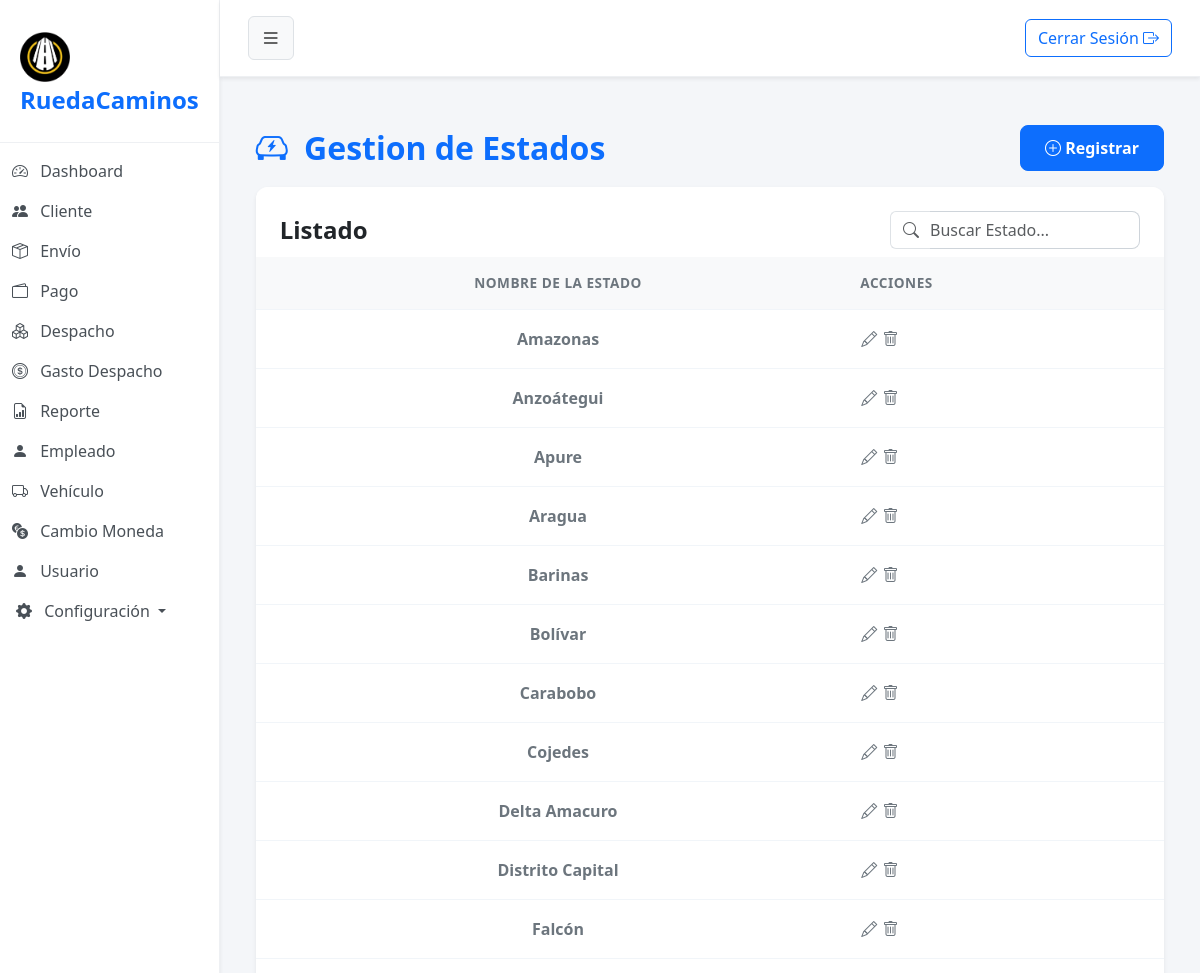
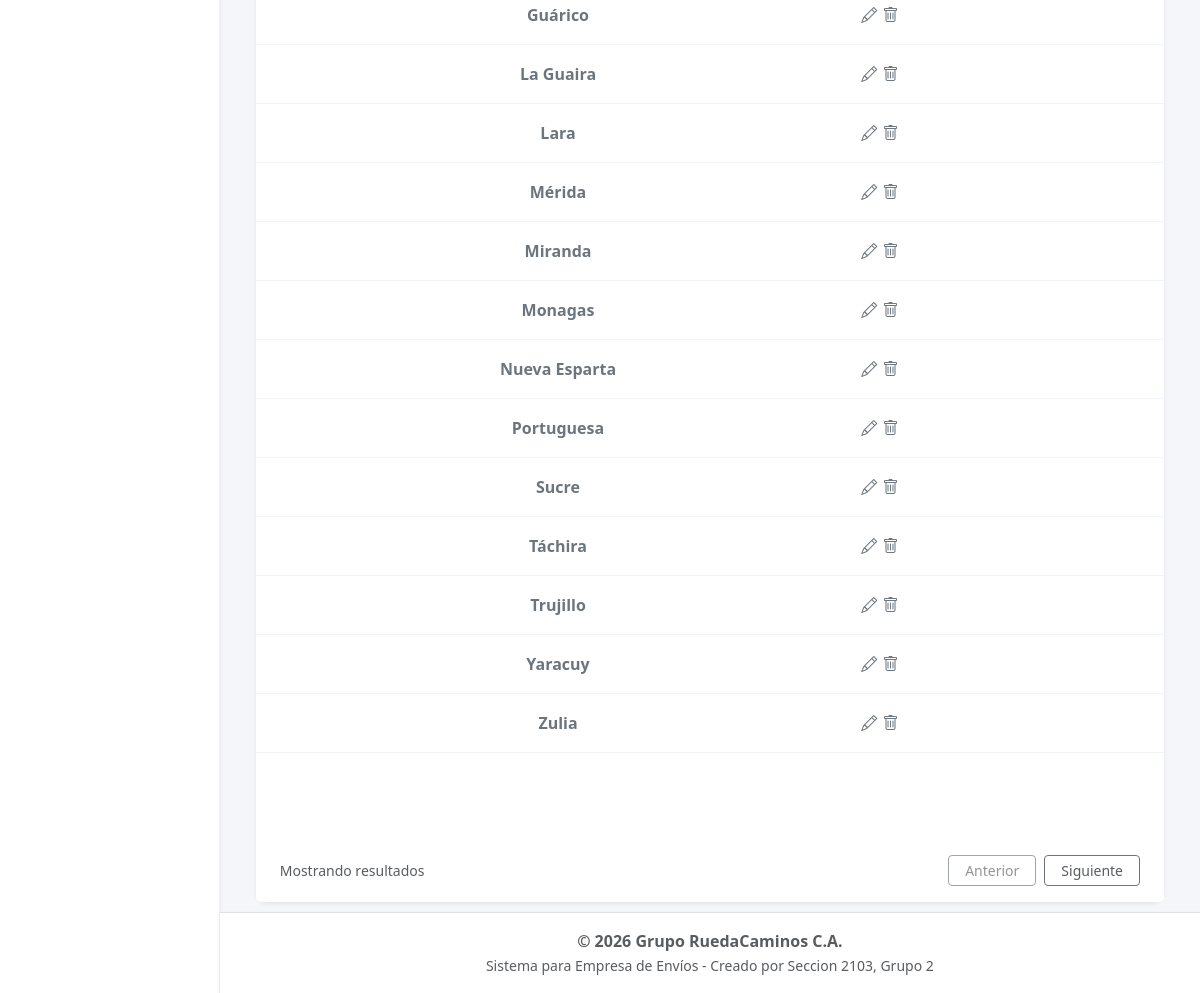
The page /?url=estado (signed in) on the database its author committed (2 pictures, top to bottom).
### tables this page shows
CREATE TABLE `estado` (
  `cod_estado` int(2) NOT NULL,
  `nombre` varchar(16) NOT NULL,
  `estado` tinyint(1) NOT NULL
);

### app/controller/estadoController.php (called while the page is built, shortened)
<?php
$estado = new Estado();
$registros = $estado->obt_RegistrosEstado();
    include 'app/view/layout/header.php';
    include 'app/view/estado/estadoView.php';
    include 'app/view/layout/footer.php';
?>

### index.php (called while the page is built, shortened)
<?php
    $frontController = new FrontController();
?>

### app/config/Conexion.php (called while the page is built, shortened)
<?php
abstract class Conexion
{
    public $host = "localhost";
    public $namedb = "grupo_ruedacaminos";
    public $userdb = "root";
    public $passwd = "";
    public function __construct()
    {
        $this->conexion = $this->getConnection();
    }
    public function getConnection(): PDO
    {
        try {
            $dsn = "mysql:host=" . $this->host . ";dbname=" . $this->namedb . ";charset=utf8";
            $conexion = new PDO($dsn, $this->userdb, $this->passwd);
            $conexion->setAttribute(PDO::ATTR_ERRMODE, PDO::ERRMODE_EXCEPTION);
        } catch (PDOException $error) {
            die('No se pudo conectar a la base de datos, error:' . $error->getMessage());
        }
        return $conexion;
    }
}

### app/model/Estado.php (called while the page is built, shortened)
<?php
class Estado extends Conexion{
    public function obt_RegistrosEstado(){
        try {
            $sentencia = "SELECT * FROM Estado WHERE estado = 1";
            $consulta = $this->conexion->prepare($sentencia);
            $consulta->execute();
            return $consulta->fetchAll(\PDO::FETCH_ASSOC);
        } catch (\PDOException $e) {
            echo "Error al obtener los registros de unidad de medida: " . $e->getMessage();
            return [];
        }
    }
}
?>

### app/view/estado/componentes/tabla.php (the view)
<div class="card-body p-0">
    <div class="table-responsive">
        <table class="table table-hover align-middle mb-0">
            <thead class="table-light table-header-custom">
                <tr>
                    <th class="ps-4 text-center">NOMBRE DE LA ESTADO</th>
                    <th class="text-start pe-4">ACCIONES</th>
                </tr>
            </thead>
            <tbody>
                <?php foreach ($registros as $dato): ?>
                <tr>
                    <td class="ps-4 text-center fw-bold text-secondary"><?= $dato['nombre'] ?></td>
                    <td class="text-start pe-4">
                            <button type="button" class="btn btn-link text-secondary p-0 m-0 align-baseline" title="Actualizar" data-bs-toggle="modal" data-bs-target="#modalEstado"
                                datos-cod-estado="<?= $dato['cod_estado'] ?>"
                                datos-nombre="<?= $dato['nombre'] ?>"
                                datos-estado="<?= $dato['estado'] ?>"
                                >
                                <i class="bi bi-pencil"></i>
                            </button>
                        <a href="#" class="text-secondary btn-eliminar"
                                datos-cod-estado="<?= $dato['cod_estado'] ?>" >
                                <i class="bi bi-trash"></i>
                        </a>
                    </td>
                </tr>
                <?php endforeach; ?>
                </tbody>
        </table>
    </div>
</div>

### assets/css/styles.css (style rules this page uses)
body { background-color: #f4f6f9; font-family: "Segoe UI", Tahoma, Geneva, Verdana, sans-serif; overflow-x: hidden; }
.table> :not(caption)>*>* { padding: 1rem 0.75rem; border-bottom-color: #f1f5f9; }
.table-header-custom th { color: #6c757d; font-weight: 600; font-size: 0.85rem; letter-spacing: 0.5px; }

### rows shown on the page
estado: nombre "Amazonas"
estado: nombre "Anzoátegui"
estado: nombre "Apure"
estado: nombre "Aragua"
estado: nombre "Barinas"
estado: nombre "Bolívar"
estado: nombre "Carabobo"
estado: nombre "Cojedes"
estado: nombre "Delta Amacuro"
estado: nombre "Distrito Capital"
estado: nombre "Falcón"
estado: nombre "Guárico"
estado: nombre "La Guaira"
estado: nombre "Lara"
estado: nombre "Mérida"
estado: nombre "Miranda"
estado: nombre "Monagas"
estado: nombre "Nueva Esparta"
estado: nombre "Portuguesa"
estado: nombre "Sucre"
estado: nombre "Táchira"
estado: nombre "Trujillo"
estado: nombre "Yaracuy"
estado: nombre "Zulia"
